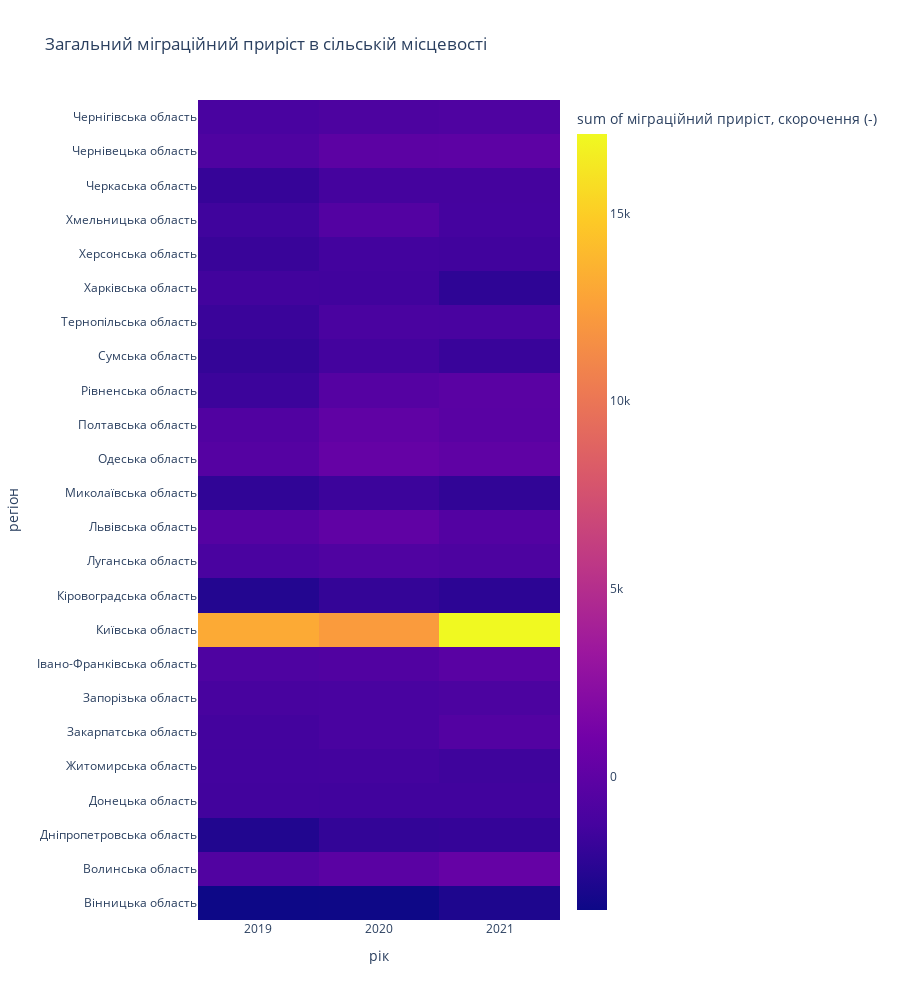

Notebook code for this chart:
### Markdown cell above
Теплова мапа, що відображає загальний міграційний приріс міських місцевостей кодної області.

### Code cell
fig = px.density_heatmap(all_migration, x='рік', y='регіон', z='міграційний приріст, скорочення (-)', title='Загальний міграційний приріст в сільській місцевості')
fig.layout.height = 1000

fig

### Figure 1 — Plotly figure (JSON) as saved in the notebook; plotly's stock layout.template omitted (floating-point values rounded to 4 significant figures)
{"data": [{"coloraxis": "coloraxis", "histfunc": "sum", "hovertemplate": "рік=%{x}<br>регіон=%{y}<br>sum of міграційний приріст, скорочення (-)=%{z}<extra></extra>", "name": "", "type": "histogram2d", "x": [2019, 2019, 2019, 2019, 2019, 2019, 2019, 2019, 2019, 2019, 2019, 2019, 2019, 2019, 2019, 2019, 2019, 2019, 2019, 2019, 2019, 2019, 2019, 2019, 2020, 2020, 2020, 2020, 2020, 2020, 2020, 2020, 2020, 2020, 2020, 2020, 2020, 2020, 2020, 2020, 2020, 2020, 2020, 2020, 2020, 2020, 2020, 2020, 2021, 2021, 2021, 2021, 2021, 2021, 2021, 2021, 2021, 2021, 2021, 2021, 2021, 2021, 2021, 2021, 2021, 2021, 2021, 2021, 2021, 2021, 2021, 2021], "xaxis": "x", "xbingroup": "x", "y": ["Вінницька область", "Волинська область", "Дніпропетровська область", "Донецька область", "Житомирська область", "Закарпатська область", "Запорізька область", "Івано-Франківська область", "Київська область", "Кіровоградська область", "Луганська область", "Львівська область", "Миколаївська область", "Одеська область", "Полтавська область", "Рівненська область", "Сумська область", "Тернопільська область", "Харківська область", "Херсонська область", "Хмельницька область", "Черкаська область", "Чернівецька область", "Чернігівська область", "Вінницька область", "Волинська область", "Дніпропетровська область", "Донецька область", "Житомирська область", "Закарпатська область", "Запорізька область", "Івано-Франківська область", "Київська область", "Кіровоградська область", "Луганська область", "Львівська область", "Миколаївська область", "Одеська область", "Полтавська область", "Рівненська область", "Сумська область", "Тернопільська область", "Харківська область", "Херсонська область", "Хмельницька область", "Черкаська область", "Чернівецька область", "Чернігівська область", "Вінницька область", "Волинська область", "Дніпропетровська область", "Донецька область", "Житомирська область", "Закарпатська область", "Запорізька область", "Івано-Франківська область", "Київська область", "Кіровоградська область", "Луганська область", "Львівська область", "Миколаївська область", "Одеська область", "Полтавська область", "Рівненська область", "Сумська область", "Тернопільська область", "Харківська область", "Херсонська область", "Хмельницька область", "Черкаська область", "Чернівецька область", "Чернігівська область"], "yaxis": "y", "ybingroup": "y", "z": [-3547, -680, -2748, -1405, -1358, -1340, -1159, -810, 13108, -2665, -1028, -483, -2144, -486, -676, -1647, -1972, -1717, -1401, -1778, -1485, -1878, -781, -1081, -3506, -183, -2030, -1438, -1333, -1109, -1095, -667, 12285, -1978, -712, 85, -1642, 369, 131, -461, -1340, -1063, -1433, -1390, -598, -1299, -115, -901, -2849, 381, -1938, -1449, -1533, -568, -925, -258, 17117, -2289, -907, -548, -2084, 73, -242, -210, -1767, -1080, -2228, -1436, -1277, -1310, -41, -790]}], "layout": {"coloraxis": {"colorbar": {"title": {"text": "sum of міграційний приріст, скорочення (-)"}}, "colorscale": [[0, "#0d0887"], [0.1111, "#46039f"], [0.2222, "#7201a8"], [0.3333, "#9c179e"], [0.4444, "#bd3786"], [0.5556, "#d8576b"], [0.6667, "#ed7953"], [0.7778, "#fb9f3a"], [0.8889, "#fdca26"], [1, "#f0f921"]]}, "height": 1000, "legend": {"tracegroupgap": 0}, "title": {"text": "Загальний міграційний приріст в сільській місцевості"}, "xaxis": {"anchor": "y", "domain": [0, 1], "title": {"text": "рік"}}, "yaxis": {"anchor": "x", "domain": [0, 1], "title": {"text": "регіон"}}}}
